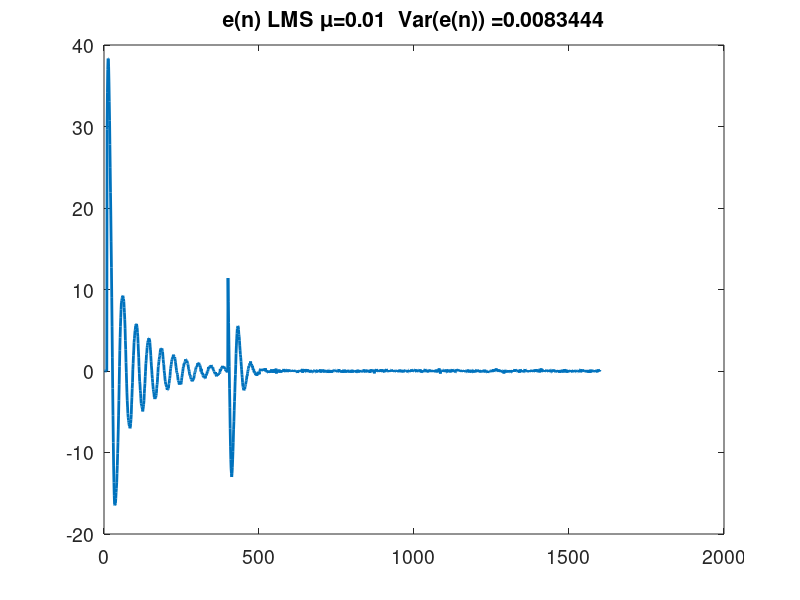
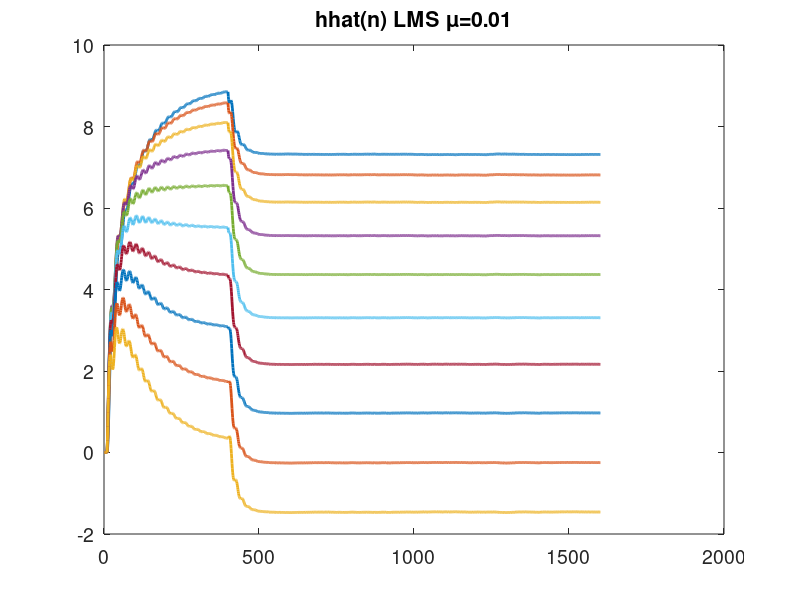

MATLAB code for these plots, in order:
%% 
% Demo of LMS filtering
%% 
N = 1600;
% Start with a FIR filter
h0 = (10:-1:1)';
%h1 = h0;
h1 = h0-2; % System to change to at time = 400
Nh = length(h0);

% Use white noise as input signal
y = randn(N,1);

x0 = zeros(N,1);
% create output signal
for k=Nh:N
  if k<400
    x0(k) = h0'*y(k-Nh+1:k);
  else % system change after k=400
    x0(k) = h1'*y(k-Nh+1:k);
  end
end

% Add measurement noise
x = x0 + 0.1 * randn(N,1);
% This is the desired signal

% Create space to save filter coefficients
hhat = zeros(Nh,N); % clear estimated filter 
e = zeros(N,1);

% step size
mu = 2e-2;
for k=Nh:(N)
  e(k) = x(k) - hhat(:,k)'*y((k-Nh+1):k);
  hhat(:,k+1) = hhat(:,k) + 2*mu*y((k-Nh+1):k)*e(k);
end
figure(1)

% Estimate residual variance
% calculated based on last 100 samples
sigma_e2 = sum(e((end-99):end).^2)/100

% Plot filter error over time
pp=plot(e);
set(pp,'LineWidth',2)
p = gca;
set(p,'FontSize',14)
title(['e(n) LMS \mu=',num2str(mu),'  Var(e(n)) =', num2str(sigma_e2)]);

%  Plot estimated filter coefficients over time
figure(2)
pp=plot(hhat')
set(pp,'LineWidth',2)
p = gca;
set(p,'FontSize',14)
title(['hhat(n) LMS \mu=',num2str(mu)]);

%% Things to test and think about
% 1) what  is the expected residualt variance (i.e. variance of e)
% when the filter has converged?
%
% 2) Try shorter and longer step lenghts. How is the convergence speed
% affected?
% 3) Is the resiudual variance affected by different values of the step
% length?

% Now try the same setup but with a different input.


%%
y = sin(0.05*pi*(1:N)') + 0*randn(N,1); 
% You can test with different levels of the randn component, i.e. 0, 0.1, 1 

x0 = zeros(N,1);
% create output signal
for k=Nh:N
  if k<400
    x0(k) = h0'*y(k-Nh+1:k);
  else % system change after k=400
    x0(k) = h1'*y(k-Nh+1:k);
  end
end

% Add measurement noise
% This is the desired signal 
x = x0 + 0.1 * randn(N,1);

% Create space to save filter coefficients
hhat = zeros(Nh,N); % clear variable
e = zeros(N,1);

% step size
mu = 1e-2;
for k=Nh:N
  e(k) = x(k) - hhat(:,k)'*y((k-Nh+1):k);
  hhat(:,k+1) = hhat(:,k) + mu*y((k-Nh+1):k)*e(k);
end
figure(1)

% Estimate residual variance
% calculated based on last 100 samples
sigma_e2 = sum(e((end-99):end).^2)/100

% Plot filter error over time
pp=plot(e);
set(pp,'LineWidth',2)
p = gca;
set(p,'FontSize',14)
title(['e(n) LMS \mu=',num2str(mu),'  Var(e(n)) =', num2str(sigma_e2)]);

%  Plot estimated filter coefficients over time
figure(2)
pp=plot(hhat')
set(pp,'LineWidth',2)
p = gca;
set(p,'FontSize',14)
title(['hhat(n) LMS \mu=',num2str(mu)]);

% Did the error e converge towards zero?

% Did the filter coefficients converge to their true values?
% Why not?